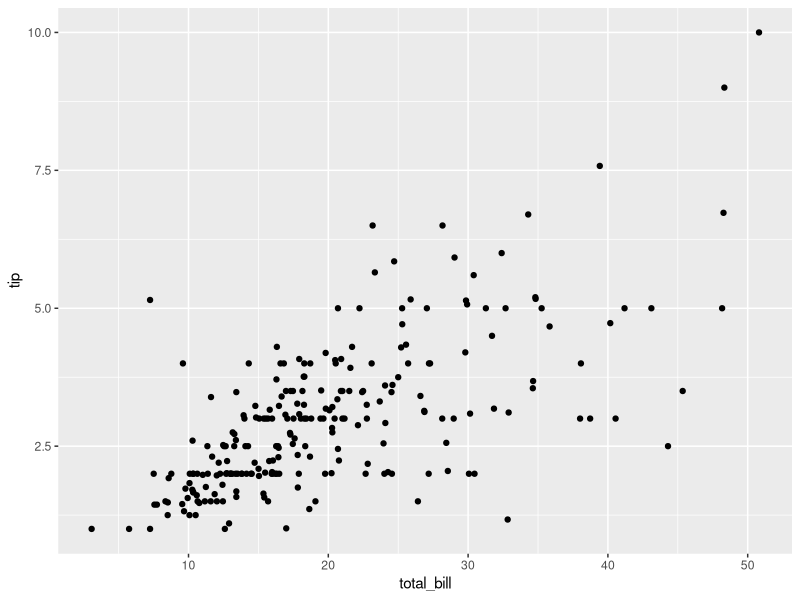
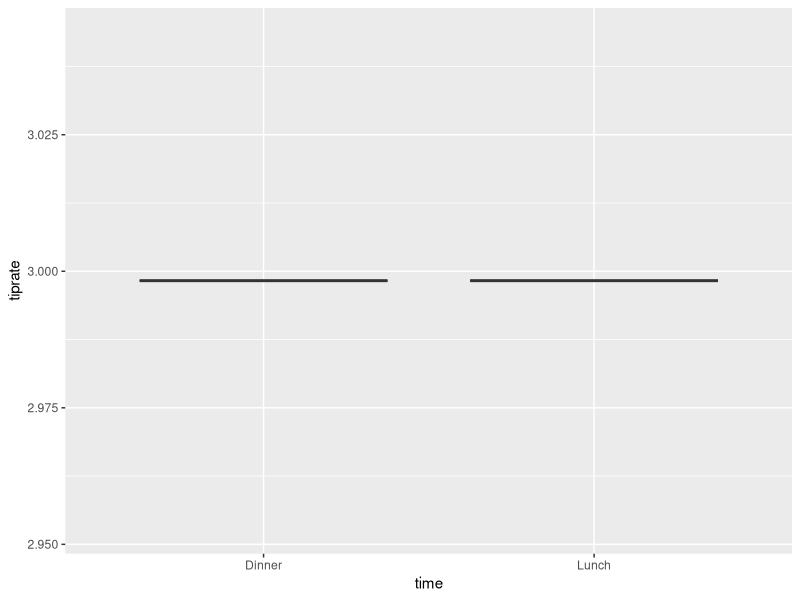
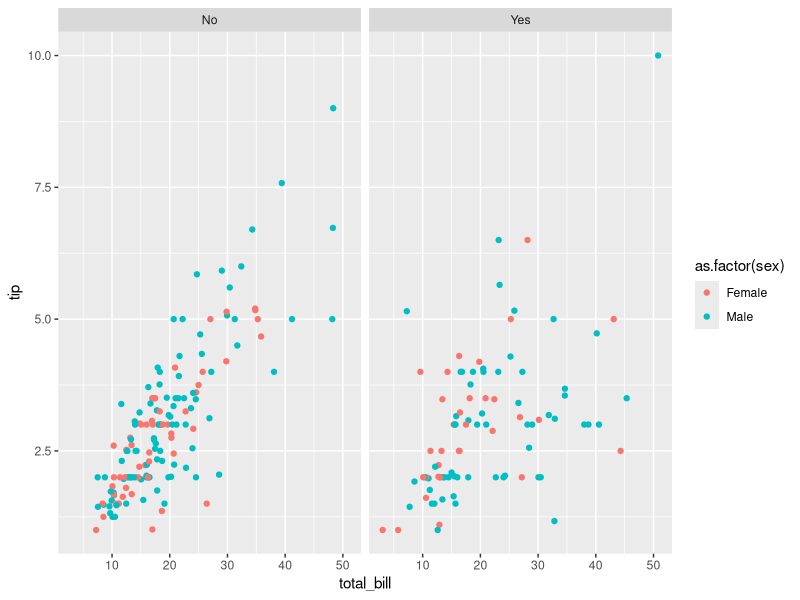
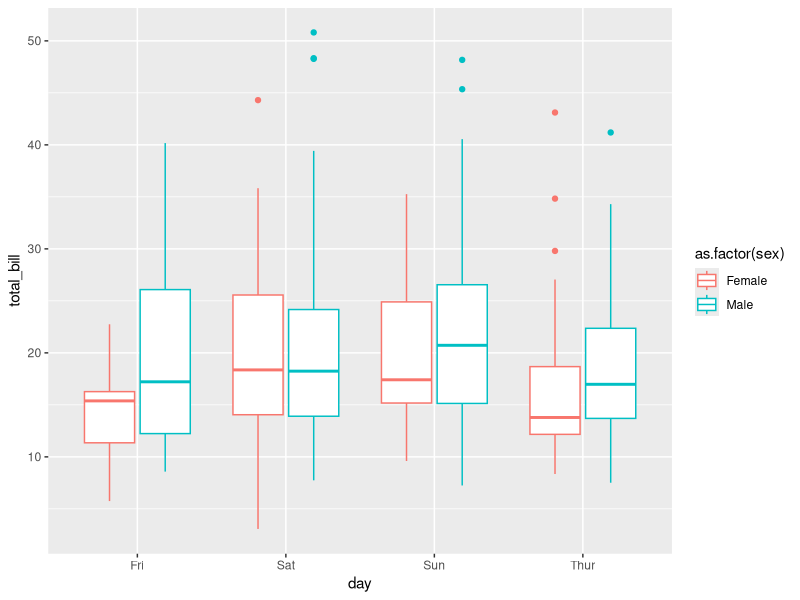

Here is the R script that generated these plots, in order:
## ---- chunk 1
knitr::opts_chunk$set(echo = TRUE)
library(ggplot2)
## ---- chunk 2
data(tips, package="reshape2")
summary(tips)
print(tips)
## ---- chunk 3
numParty <- 244
print(numParty)
## ---- chunk 4
typeof(tips$total_bill)
typeof(tips$tip)
typeof(tips$sex)
typeof(tips$smoker)
typeof(tips$day)
typeof(tips$time)
typeof(tips$size)
## ---- chunk 5
day <- tips$day
print(day)
## ---- chunk 6
female5 <- data.frame(tips$sex == "Female", tips$size >= 5)
print(female5)
## ---- chunk 7
ggplot(data = tips, aes(x = total_bill, y = tip)) + geom_point()
## ---- chunk 8
tiprate <- mean(tips$tip)
print(tiprate)
## ---- chunk 9
ggplot(data = tips, aes(x = tiprate, y = time)) + geom_boxplot() + coord_flip()
## ---- chunk 10
ggplot(data = tips, aes(x=total_bill, y=tip, color=as.factor(sex))) +
  geom_point() + 
  facet_grid(. ~ smoker)
## ---- chunk 11
ggplot(data = tips, aes(x=day, y=total_bill, color=as.factor(sex))) +
  geom_boxplot()
